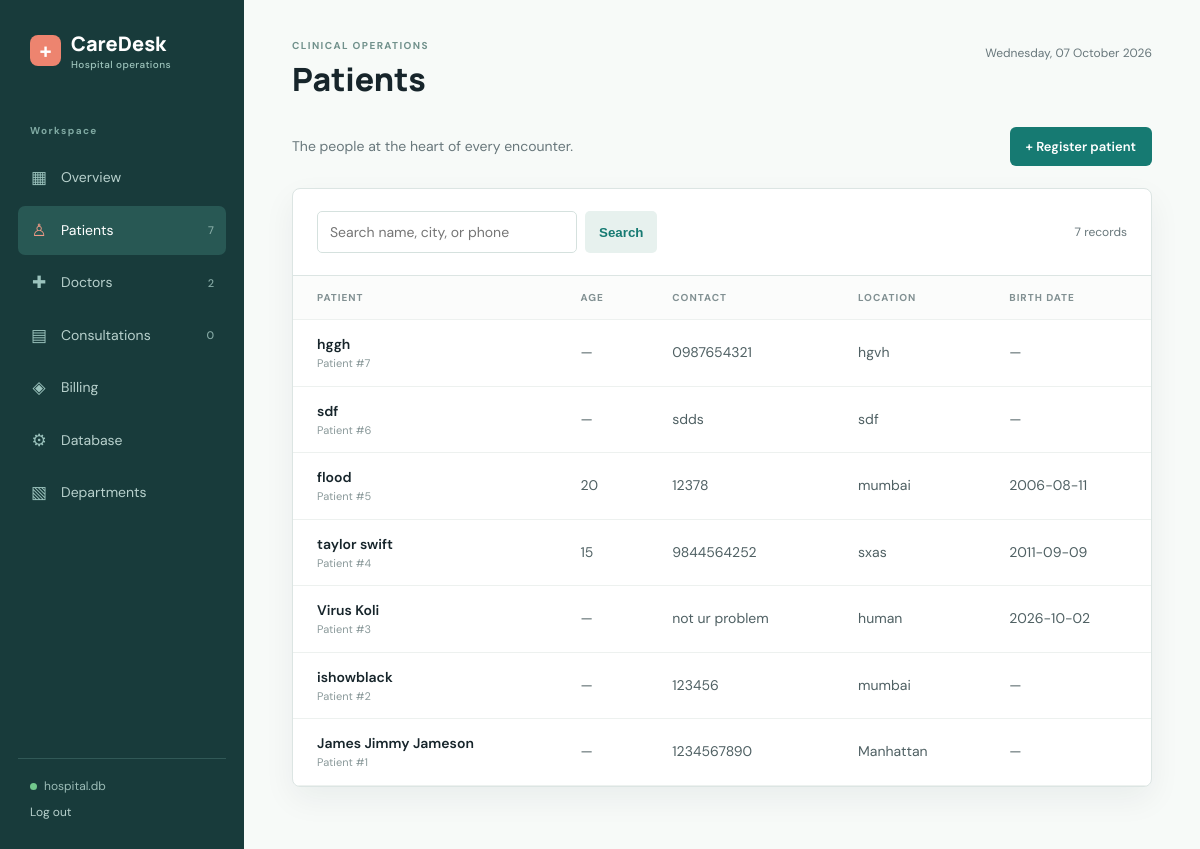
Screenshot of /patients (signed in) with the database file from the repository.
### tables this page shows
CREATE TABLE "Patient" (
    "ID"         INTEGER PRIMARY KEY AUTOINCREMENT,
    "Name"       TEXT NOT NULL,
    "City"       TEXT NOT NULL,
    "PhoneNo"    TEXT NOT NULL UNIQUE,
    "Street"     TEXT,
    "Pincode"    INTEGER NOT NULL,
    "birthdate"  TEXT
);

### app.py (the view)
@app.route("/patients")
def patients():
    search = request.args.get("q", "").strip()
    like = f"%{search}%"
    records = fetch_all(
        '''SELECT * FROM "PatientWithAge"
           WHERE "Name" LIKE ? OR "PhoneNo" LIKE ? OR "City" LIKE ?
           ORDER BY "ID" DESC''',
        (like, like, like),
    )
    return render_template("patients.html", records=records, search=search)

### app.py (called while the page is built, shortened)
@app.before_request
def require_login():
    public_endpoints = {"login", "static"}
    if request.endpoint not in public_endpoints and not session.get("logged_in"):
        return redirect(url_for("login"))

def get_db():
    if "db" not in g:
        g.db = sqlite3.connect(app.config["DATABASE"])
        g.db.row_factory = sqlite3.Row
        g.db.execute("PRAGMA foreign_keys = ON")
    return g.db

def fetch_all(query, parameters=()):
    return get_db().execute(query, parameters).fetchall()

def fetch_one(query, parameters=()):
    return get_db().execute(query, parameters).fetchone()

@app.context_processor
def inject_navigation_counts():
    return {
        "now": datetime.now,
        "database_name": Path(app.config["DATABASE"]).name,
        "nav_counts": {
            "patients": fetch_one('SELECT COUNT(*) AS count FROM "Patient"')["count"],
            "doctors": fetch_one('SELECT COUNT(*) AS count FROM "Doctor"')["count"],
            "consultations": fetch_one('SELECT COUNT(*) AS count FROM "Consultation"')["count"],
        }
    }

### templates/patients.html
{% extends 'base.html' %}{% block title %}Patients{% endblock %}{% block heading %}Patients{% endblock %}
{% block content %}<div class="page-actions">
    <p class="page-intro">The people at the heart of every encounter.</p><a class="button"
        href="{{ url_for('new_patient') }}">+ Register patient</a>
</div>
<section class="panel">
    <div class="toolbar">
        <form class="search" method="get"><input name="q" value="{{ search }}"
                placeholder="Search name, city, or phone"><button type="submit">Search</button></form><span
            class="result-count">{{ records|length }} records</span>
    </div>
    <div class="table-wrap">
        <table>
            <thead>
                <tr>
                    <th>Patient</th>
                    <th>Age</th>
                    <th>Contact</th>
                    <th>Location</th>
                    <th>Birth date</th>
                </tr>
            </thead>
            <tbody>{% for r in records %}<tr>
                    <td><strong>{{ r.Name }}</strong><small class="subline">Patient #{{ r.ID }}</small></td>
                    <td>{{ r.age or '—' }}</td>
                    <td>{{ r.PhoneNo }}</td>
                    <td>{{ r.City }}</td>
                    <td>{{ r.birthdate or '—' }}</td>
                </tr>{% else %}<tr>
                    <td colspan="5" class="empty">No patients match this search.</td>
                </tr>{% endfor %}</tbody>
        </table>
    </div>
</section>{% endblock %}

### static/style.css (style rules this page uses)
:root { --ink: #17252b; --muted: #68777b; --line: #dce5e3; --paper: #f7faf8; --white: #fff; --teal: #167a72; --teal-dark: #105d57; --coral: #e97967; --blue: #5f8fc2; --green: #69a77d; --gold: #d6a858; --shadow: 0 12px 32px rgba(23, 37, 43, .06) }
* { box-sizing: border-box }
body { margin: 0; background: var(--paper); color: var(--ink); font: 14px/1.5 'DM Sans', sans-serif }
.button { display: inline-block; border: 0; border-radius: 6px; background: var(--teal); color: #fff; padding: 11px 16px; text-decoration: none; font: 600 13px 'DM Sans', sans-serif; cursor: pointer }
.panel { background: #fff; border: 1px solid var(--line); border-radius: 8px; box-shadow: var(--shadow); overflow: hidden }
.panel-heading, .toolbar { display: flex; align-items: center; justify-content: space-between; padding: 22px 24px; border-bottom: 1px solid var(--line) }
.table-wrap { overflow-x: auto }
table { width: 100%; border-collapse: collapse; min-width: 650px }
th, td { text-align: left; padding: 14px 24px; border-bottom: 1px solid #edf1ef; white-space: nowrap }
th { font-size: 10px; color: #819092; letter-spacing: .1em; text-transform: uppercase; background: #fbfcfb }
td { color: #4f6063 }
td strong { color: var(--ink); font-weight: 600 }
.subline { display: block; color: #8a999a; font-size: 11px }
.page-actions { display: flex; align-items: center; justify-content: space-between; margin: -6px 0 22px }
.page-intro { color: var(--muted); margin: 0 }
.search { display: flex; gap: 8px }
.search input { min-width: 260px }
.search button { border: 0; border-radius: 5px; padding: 9px 14px; background: #e7f1ee; color: var(--teal); font-weight: 700; cursor: pointer }
.result-count { font-size: 12px; color: var(--muted) }
input, select { width: 100%; border: 1px solid #d5e1de; border-radius: 5px; padding: 11px 12px; background: #fff; color: var(--ink); font: 14px 'DM Sans', sans-serif }

### rows the page displays
Patient: Name "hggh", ID "7", age "—", PhoneNo "0987654321", City "hgvh", birthdate "—"
Patient: Name "sdf", ID "6", age "—", PhoneNo "sdds", City "sdf", birthdate "—"
Patient: Name "flood", ID "5", age "20", PhoneNo "12378", City "mumbai", birthdate "2006-08-11"
Patient: Name "taylor swift", ID "4", age "15", PhoneNo "9844564252", City "sxas", birthdate "2011-09-09"
Patient: Name "Virus Koli", ID "3", age "—", PhoneNo "not ur problem", City "human", birthdate "2026-10-02"
Patient: Name "ishowblack", ID "2", age "—", PhoneNo "123456", City "mumbai", birthdate "—"
Patient: Name "James Jimmy Jameson", ID "1", age "—", PhoneNo "1234567890", City "Manhattan", birthdate "—"

### other values shown
{{ nav_counts.patients }} "7"
{{ nav_counts.doctors }} "2"
{{ nav_counts.consultations }} "0"
{{ database_name }} "hospital.db"
{{ records|length }} "7"
